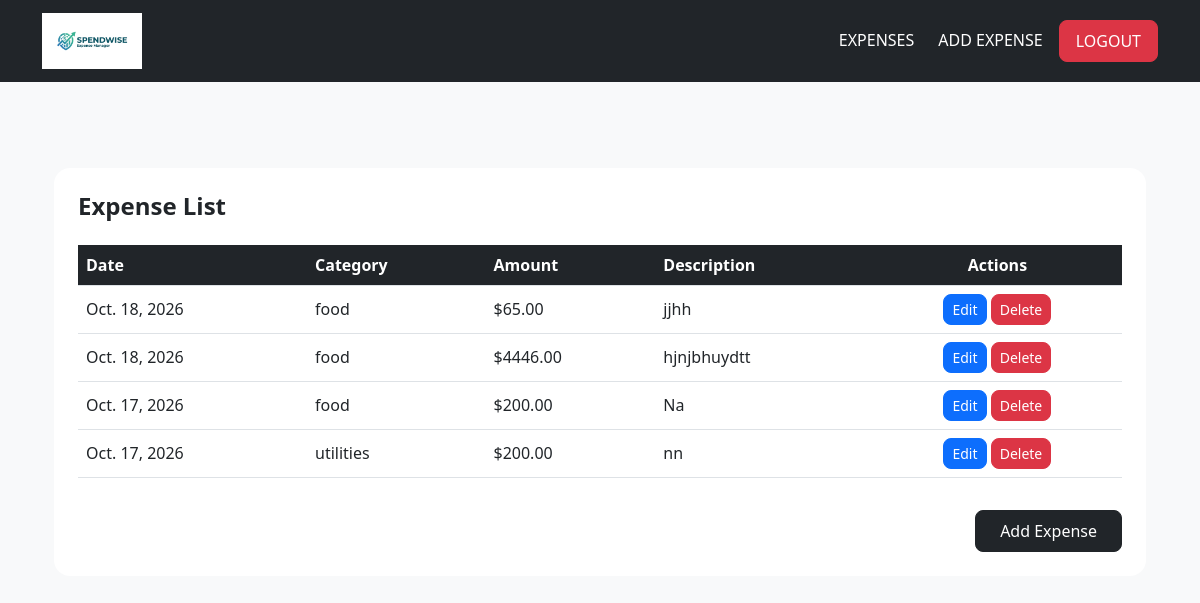
Before: /expense_list/ (signed in) with the older database file.
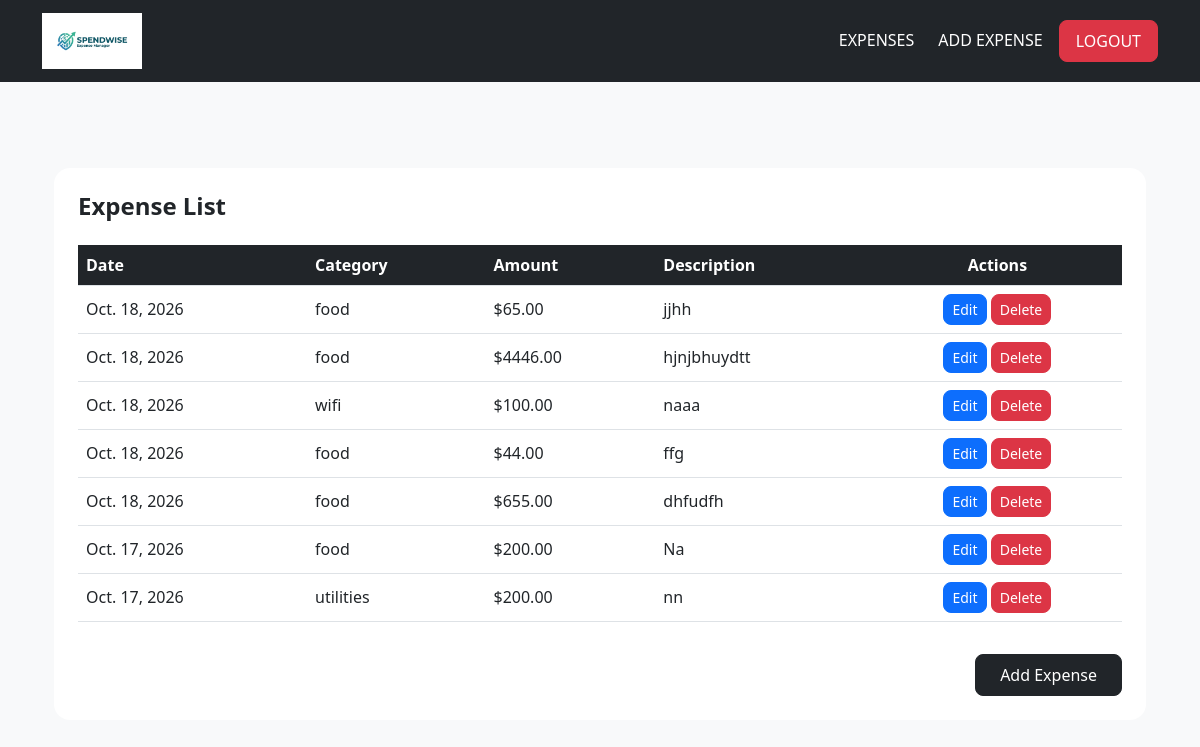
After: the same page with the newer database file.
### myapp/models.py (models this page shows, shortened)
class Expense(models.Model):
    user = models.ForeignKey(User,on_delete=models.CASCADE)
    category = models.ForeignKey(Categories,on_delete=models.SET_NULL,null=True)
    amount = models.DecimalField(max_digits=10,decimal_places=2)
    description = models.TextField()
    date = models.DateField(auto_now_add=True)

class Categories(models.Model):
    name = models.CharField(100,null=False,blank=False)

### myapp/views.py (the view)
# urls.py: path('expense_list/',views.expense_list,name='expense_list'),
@login_required(login_url="/login/")
def expense_list(request):
    data = (
        Expense.objects.filter(user=request.user)
        .select_related("category")
        .order_by("-date")
    )
    context = {"data": data}
    return render(request, "expense_list.html", context)

### myapp/templates/expense_list.html (shortened to what this page needs)
{% extends "base.html" %}
{% block content %}
<div class="container mt-5">
    <div class="card border-0  rounded-4 p-4">
        <h4 class="fw-bold text-dark mb-4">Expense List</h4>
        {% if data %}
        <div class="table-responsive">
            <table class="table table-hover align-middle rounded-3">
                <thead class="bg-dark text-white">
                    <tr>
                        <th>Date</th>
                        <th>Category</th>
                        <th>Amount</th>
                        <th>Description</th>
                        <th class="text-center">Actions</th>
                    </tr>
                </thead>
                <tbody>
                    {% for expenses in data  %}
                        <tr class="border-bottom animated slideInUp">
                            <td>{{ expenses.date }}</td>
                            <td>{{ expenses.category.name | default:"Uncategorised" }}</td>
                            <td>${{ expenses.amount|floatformat:2 }}</td>
                            <td>{{ expenses.description }}</td>
                            <td class="text-center">
                                <a href="{% url 'expense_update' expenses.id %}" class="btn btn-sm btn-primary rounded-3 ">Edit</a>
                                <a href="{% url 'expense_delete' expenses.id %}" class="btn btn-sm btn-danger rounded-3 ">Delete</a>
                            </td>
                        </tr>
                    {% endfor %}
                    {% else %}
                        <tr>
                            <td colspan="5" class="text-center text-muted">No expenses found.</td>
                        </tr>
                    {% endif %}
                </tbody>
            </table>
        </div>
        <div class="d-flex justify-content-end mt-3">
            <a href="{% url 'expense_create' %}" class="btn btn-dark px-4 py-2 rounded-3 fw-medium">Add Expense</a>
        </div>
    </div>
</div>
{% endblock %}

### myapp/templates/base.html (shortened to what this page needs)
{% load static%}
<!DOCTYPE html>
<html lang="en">
  <head>
    <link rel="stylesheet" href="{% static 'css/bootstrap.min.css' %}">
    <link rel="stylesheet" href="{% static 'css/animate.min.css' %}">
  </head>
  <body class="bg-light">
    <nav class="navbar navbar-expand-lg fixed-top bg-dark navbar-dark">
      <div class="container">
        <a class="navbar-brand fw-bold text-white" href="{% url 'home' %}">
          <img style="width:100px;" src="{% static 'img/my_logo.jpg' %}">
        </a>
        <div class="collapse navbar-collapse" id="navbarNav">
          <ul class="navbar-nav ms-auto gap-2">
            {% if user.is_authenticated%}
              <li class="nav-item">
                <a class="nav-link text-white fw-medium" href="{% url 'expense_list' %}">EXPENSES</a>
              </li>
              <li class="nav-item">
                <a class="nav-link text-white fw-medium" href="{% url 'expense_create' %}">ADD EXPENSE</a>
              </li>
              <li class="nav-item">
                <a class="nav-link text-white btn btn-danger px-3 rounded-3 " href="{% url 'logout' %}">
                  LOGOUT
                </a>
              </li>
            {% endif %}
          </ul>
        </div>
      </div>
    </nav>
    <div class="container mt-5">
      <br/><br/><br/>
      {% block content %}
      {% endblock %}
    </div>
  </body>
</html>

Changed rows visible on the page:
added Expense: date "Oct. 18, 2026", category.name "wifi", amount "100.00", description "naaa"
added Expense: date "Oct. 18, 2026", category.name "food", amount "44.00", description "ffg"
added Expense: date "Oct. 18, 2026", category.name "food", amount "655.00", description "dhfudfh"
